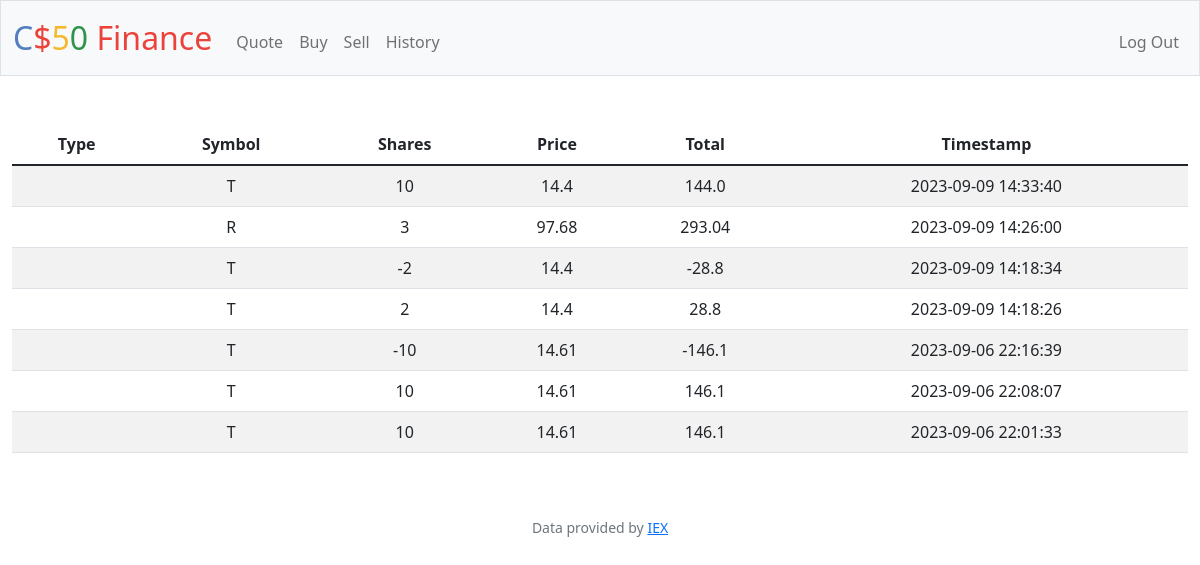
Screenshot of /history (signed in) with the database file from the repository.
### tables this page shows
CREATE TABLE transactions (id INTEGER PRIMARY KEY AUTOINCREMENT, user_id INTEGER NOT NULL, symbol TEXT NOT NULL, shares INTEGER NOT NULL, price NUMERIC NOT NULL, timestamp DATETIME DEFAULT CURRENT_TIMESTAMP, FOREIGN KEY (user_id) REFERENCES users(id));

### app.py (the view)
@app.route("/history")
@login_required
def history():
    transactions = db.execute(
        "SELECT * FROM transactions WHERE user_id = :user_id ORDER BY timestamp DESC", user_id=session["user_id"])
    return render_template("history.html", transactions=transactions)

### app.py (called while the page is built)
@app.after_request
def after_request(response):
    response.headers["Cache-Control"] = "no-cache, no-store, must-revalidate"
    response.headers["Expires"] = 0
    response.headers["Pragma"] = "no-cache"
    return response

### helpers.py (called while the page is built)
def login_required(f):
    @wraps(f)
    def decorated_function(*args, **kwargs):
        if session.get("user_id") is None:
            return redirect("/login")
        return f(*args, **kwargs)
    return decorated_function

### templates/history.html
{% extends "layout.html" %}
{% block main %}
    <table class="table table-striped">
        <thead>
            <tr>
                <th>Type</th>
                <th>Symbol</th>
                <th>Shares</th>
                <th>Price</th>
                <th>Total</th>
                <th>Timestamp</th>
            </tr>
        </thead>
        <tbody>
            {% for transaction in transactions %}
                <tr>
                    <td>{{ transaction.type }}</td>
                    <td>{{ transaction.symbol }}</td>
                    <td>{{ transaction.shares }}</td>
                    <td>{{ transaction.price }}</td>
                    <td>{{ (transaction.shares * transaction.price) }}</td>
                    <td>{{ transaction.timestamp }}</td>
                </tr>
            {% endfor %}
        </tbody>
    </table>
{% endblock %}

### templates/layout.html (shortened to what this page needs)
<!DOCTYPE html>
<html lang="en">
    <head>
        <link href="https://cdn.jsdelivr.net/npm/bootstrap@5.1.3/dist/css/bootstrap.min.css" rel="stylesheet">
        <link href="/static/styles.css" rel="stylesheet">
    </head>
    <body>
        <nav class="bg-light border navbar navbar-expand-md navbar-light">
            <div class="container-fluid">
                <a class="navbar-brand" href="/"><span class="blue">C</span><span class="red">$</span><span class="yellow">5</span><span class="green">0</span> <span class="red">Finance</span></a>
                <div class="collapse navbar-collapse" id="navbar">
                    {% if session["user_id"] %}
                        <ul class="navbar-nav me-auto mt-2">
                            <li class="nav-item"><a class="nav-link" href="/quote">Quote</a></li>
                            <li class="nav-item"><a class="nav-link" href="/buy">Buy</a></li>
                            <li class="nav-item"><a class="nav-link" href="/sell">Sell</a></li>
                            <li class="nav-item"><a class="nav-link" href="/history">History</a></li>
                        </ul>
                        <ul class="navbar-nav ms-auto mt-2">
                            <li class="nav-item"><a class="nav-link" href="/logout">Log Out</a></li>
                        </ul>
                    {% else %}
                        <ul class="navbar-nav ms-auto mt-2">
                            <li class="nav-item"><a class="nav-link" href="/register">Register</a></li>
                            <li class="nav-item"><a class="nav-link" href="/login">Log In</a></li>
                        </ul>
                    {% endif %}
                </div>
            </div>
        </nav>
        <main class="container-fluid py-5 text-center">
            {% block main %}{% endblock %}
        </main>
        <footer class="mb-5 small text-center text-muted">
            Data provided by <a href="https://iexcloud.io/">IEX</a>
        </footer>
    </body>
</html>

### static/styles.css (style rules this page uses)
nav .navbar-brand { font-size: xx-large; }
nav .navbar-brand .blue { color: #537fbe; }
nav .navbar-brand .red { color: #ea433b; }
nav .navbar-brand .yellow { color: #f5b82e; }
nav .navbar-brand .green { color: #2e944b; }

### rows the page displays
transactions: (transaction.shares*transaction.price) "144.0"
transactions: (transaction.shares*transaction.price) "293.04"
transactions: (transaction.shares*transaction.price) "-28.8"
transactions: (transaction.shares*transaction.price) "28.8"
transactions: (transaction.shares*transaction.price) "-146.1"
transactions: (transaction.shares*transaction.price) "146.1"
transactions: (transaction.shares*transaction.price) "146.1"
